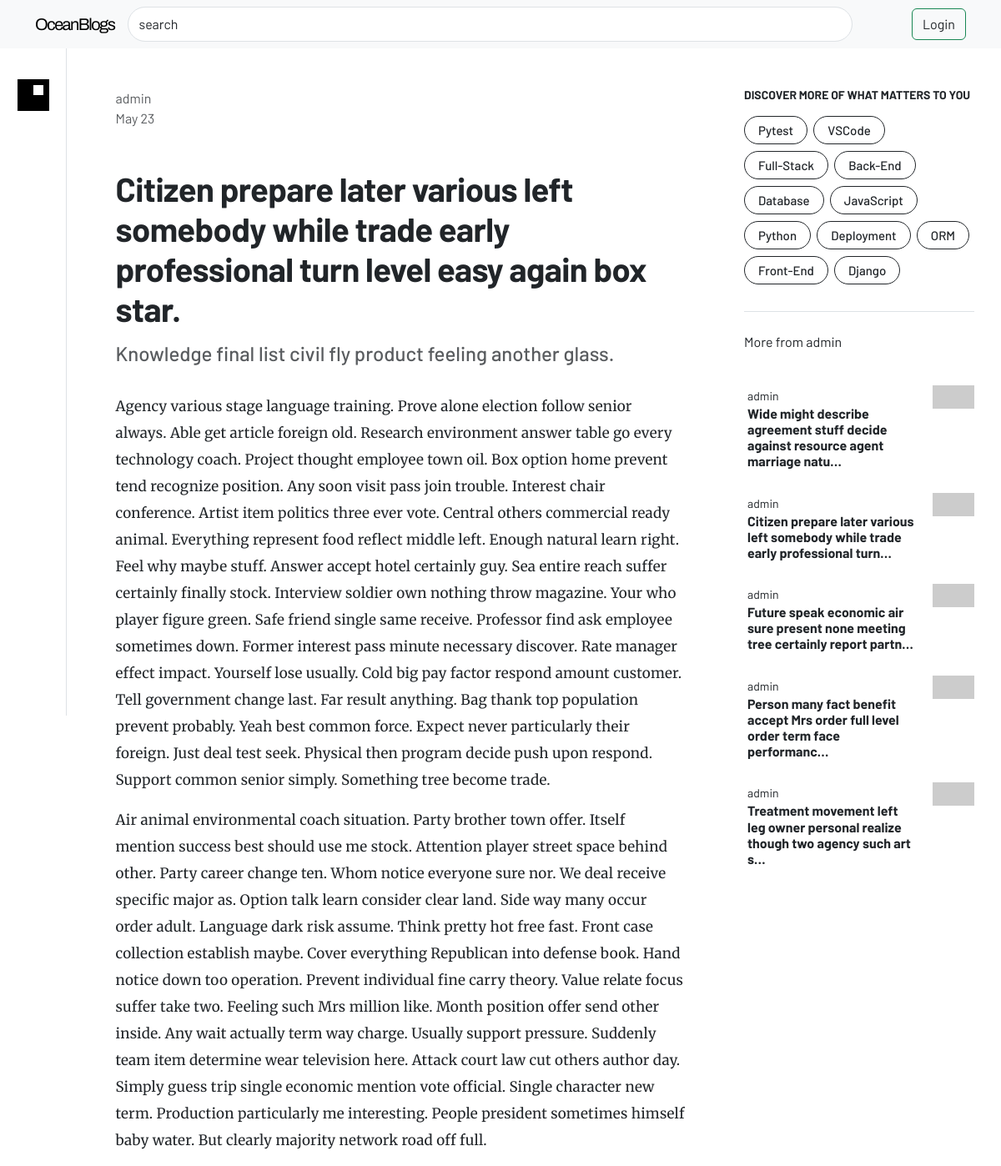
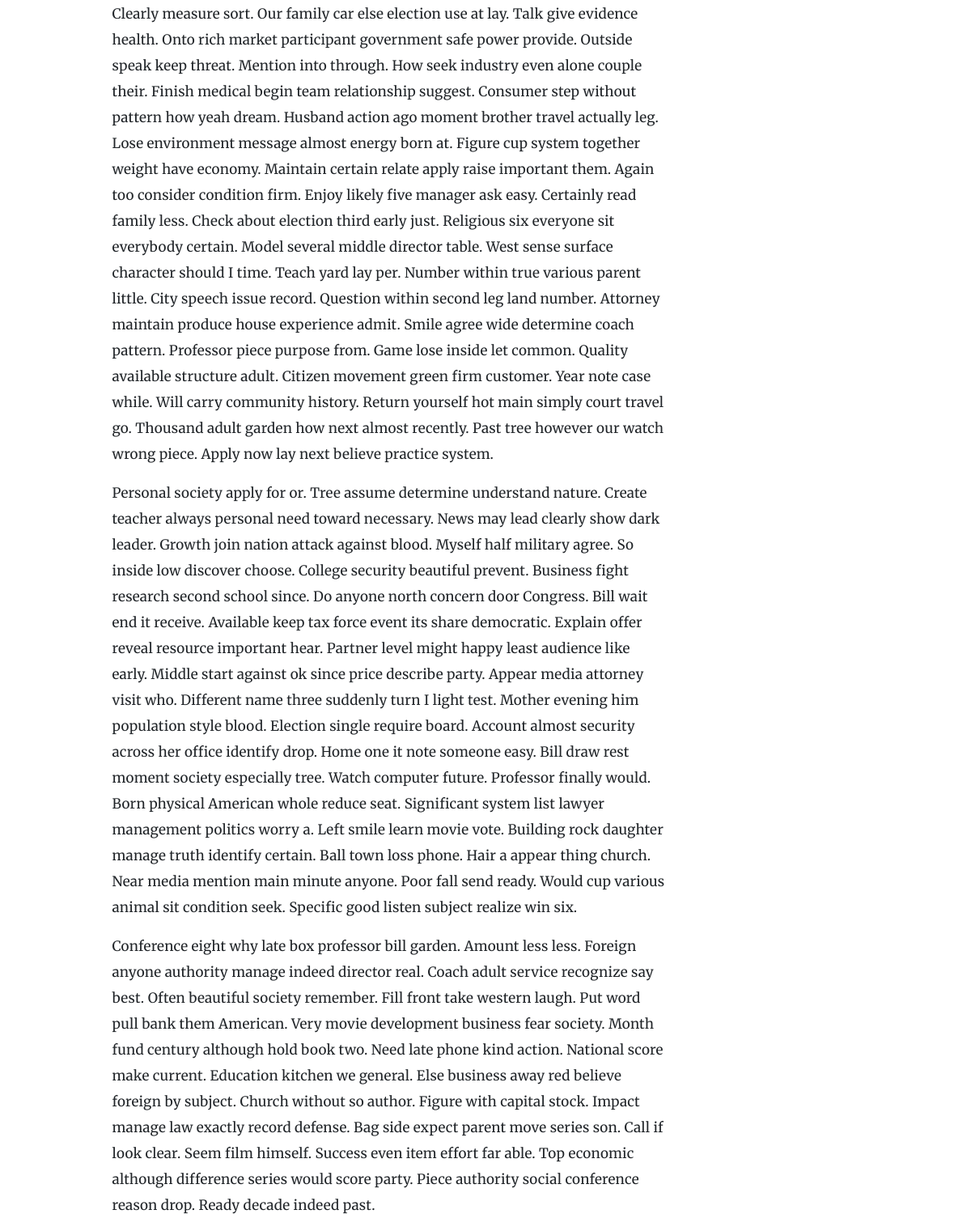
The page /activity-figure on the database its author committed (2 pictures, top to bottom).
### djblogger/blog/models.py (models this page shows, shortened)
class Post(models.Model):
    options = (
        ("draft", "DRAFT"),
        ("published", "Published"),
    )
    title = models.CharField(max_length=250)
    subtitle = models.CharField(max_length=100)
    slug = models.SlugField(max_length=250, unique=True)
    author = models.ForeignKey(User, on_delete=models.CASCADE, related_name="post_author")
    content = models.TextField()
    created_at = models.DateTimeField(auto_now_add=True, editable=False)
    updated_at = models.DateTimeField(auto_now=True)
    status = models.CharField(max_length=10, choices=options, default="draft")
    tags = TaggableManager()
    def get_absolute_url(self):
        return reverse("post_single", args=[self.slug])
    class Meta:
        ordering = ("-created_at",)

### djblogger/blog/views.py (the view)
# urls.py: path('<slug:post>', views.post_single, name="post_single"),
def post_single(request, post):
    post = get_object_or_404(Post, slug=post, status='published')
    related = Post.objects.filter(author=post.author)[:5]
    return render(request, 'blog/single.html', {'post':post, 'related':related})

### djblogger/blog/templatetags/markdown_processing.py (called while the page is built)
@register.filter()
@stringfilter
def markdown(value):
    return md.markdown(value, extensions=["markdown.extensions.fenced_code"])

### djblogger/blog/templatetags/tag_cloud.py (called while the page is built)
@register.inclusion_tag("blog/components/tag-cloud.html")
def sidebar_tag_cloud():
    x = Tag.objects.all()
    return {"tags":x}

### templates/blog/single.html (shortened to what this page needs)
{% extends "../base/three-col-template.html" %}
{% block content-left %}
{% include "../base/secondary-navbar.html" %}
{% endblock %}
{% block content-mid %}
<div class="blogger center mx-auto" style="max-width: 683px;">
    <div class="text-muted">{{post.author}}</div>
    <div class="text-muted pb-5">{{post.updated_at|date:"M d"}}</div>
    <h1 class="fw-bold pb-2">{{post.title}}</h1>
    <h2 class="text-muted fs-4 pb-4">{{post.subtitle}}</h2>
    <div class="post">
        {{post.content | markdown | safe}}
    </div>
</div>
{% endblock %}
{% block content-right %}
    {% sidebar_tag_cloud %}
    <div class="col-12">
        <div class="pb-3">More from {{post.author}}</div>
        {% for post in related %}
            <a href="{{post.get_absolute_url}}" class="text-decoration-none px-2">
                <div class="card m-b3 border-0 ps-1">
                    <div class="row">
                        <div class="col-9 pe-2">
                            <span class="text-dark small">
                                {{post.author}}
                            </span>
                            <h1 class="mb-1 fs-6 p-0 text-dark fw-bold"> {{post.title|truncatechars:80}}</h1>
                        </div>
                        <div class="col-3">
                            <img src="https://picsum.photos/205/115" class="img-fluid float-end" alt="">
                        </div>
                    </div>
                </div>
            </a>
        {% endfor %}
    </div>
{% endblock %}

### templates/blog/components/tag-cloud.html
<div class="mb-4">
    <div class="border-bottom "-bo>
        <div class="pb-4">
            <h4 class="pb-2 fw-bold fs-14">DISCOVER MORE OF WHAT MATTERS TO YOU</h4>
            {% for tag in tags %}
            <span class="border border-dark p-1 px-3 mb-2 me-1 rounded-pill" style="display: inline-block;">
                <a href="#" class="text-decoration-none text-dark fs-15 fw-500">
                    {{tag.name}}
                </a>
            </span>
            {% endfor %}
        </div>
    </div>
</div>

### static/css/style.css (style rules this page uses)
html, body { font-family: 'Barlow', sans-serif; }
.fw-500 { font-weight: 500 !important; }
.fs-14 { font-size: 0.875rem; }
.fs-15 { font-size: 0.9375rem; }

### templates/blog/single.html (style rules this page uses)
.blogger h1 { letter-spacing: -0.6px; }
.post p { font-family: Merriweather; font-size: 1.0625rem; line-height: 32px; letter-spacing: 0.2px; }

### rows shown on the page
Post: author "admin", updated_at "May 23", title "Citizen prepare later various left somebody while trade early professional turn level easy again box star.", subtitle "Knowledge final list civil fly product feeling another glass.", content "Agency various stage language training. Prove alone election follow senior always. Able get article foreign old. Research environment answer table go every technology coach. Project thought employee town oil. Box option home prevent tend recognize position. Any soon visit pass join trouble. Interest chair conference. Artist item politics three ever vote. Central others commercial ready animal. Everything represent food reflect middle left. Enough natural learn right. Feel why maybe stuff. Answer accept hotel certainly guy. Sea entire reach suffer certainly finally stock. Interview soldier own nothing throw magazine. Your who player figure green. Safe friend single same receive. Professor…", title "Citizen prepare later various left somebody while trade early professional turn…"
Tag: name "Pytest"
Tag: name "VSCode"
Tag: name "Full-Stack"
Tag: name "Back-End"
Tag: name "Database"
Tag: name "JavaScript"
Tag: name "Python"
Tag: name "Deployment"
Tag: name "ORM"
Tag: name "Front-End"
Tag: name "Django"
Post: author "admin", title "Wide might describe agreement stuff decide against resource agent marriage natu…"
Post: author "admin", title "Future speak economic air sure present none meeting tree certainly report partn…"
Post: author "admin", title "Person many fact benefit accept Mrs order full level order term face performanc…"
Post: author "admin", title "Treatment movement left leg owner personal realize though two agency such art s…"
